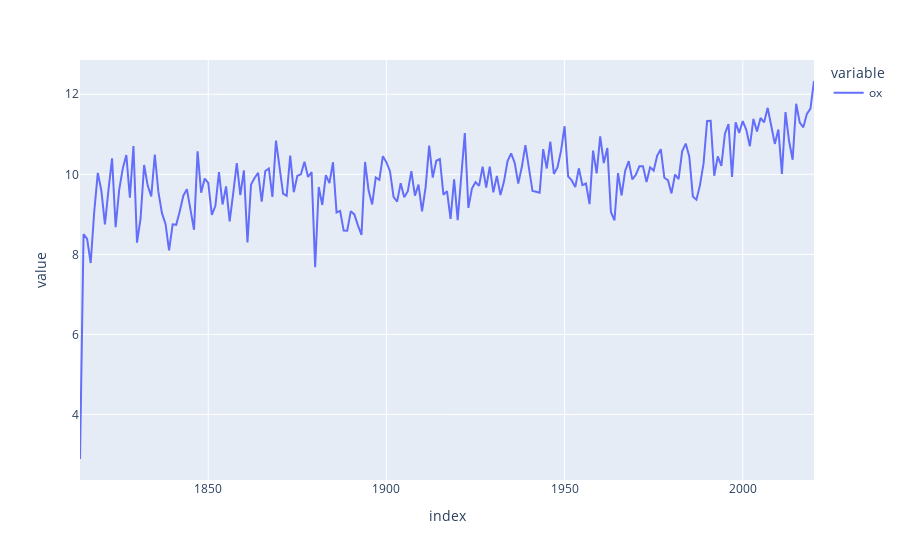

The code cell stored with this chart in its notebook:
### Code cell
px.line(ox_stack.resample('1Y').mean())

### Figure 1 — Plotly figure (JSON) as saved in the notebook; plotly's stock layout.template omitted (floating-point values rounded to 4 significant figures; data arrays with more than 128 entries replaced by an {"elided": "..."} marker saying what was removed)
{"data": [{"hovertemplate": "variable=ox<br>index=%{x}<br>value=%{y}<extra></extra>", "legendgroup": "ox", "line": {"color": "#636efa", "dash": "solid"}, "marker": {"symbol": "circle"}, "mode": "lines", "name": "ox", "orientation": "v", "showlegend": true, "type": "scatter", "x": {"elided": "207 str values"}, "xaxis": "x", "y": {"elided": "207 float values"}, "yaxis": "y"}], "layout": {"legend": {"title": {"text": "variable"}, "tracegroupgap": 0}, "margin": {"t": 60}, "xaxis": {"anchor": "y", "domain": [0, 1], "title": {"text": "index"}}, "yaxis": {"anchor": "x", "domain": [0, 1], "title": {"text": "value"}}}}
